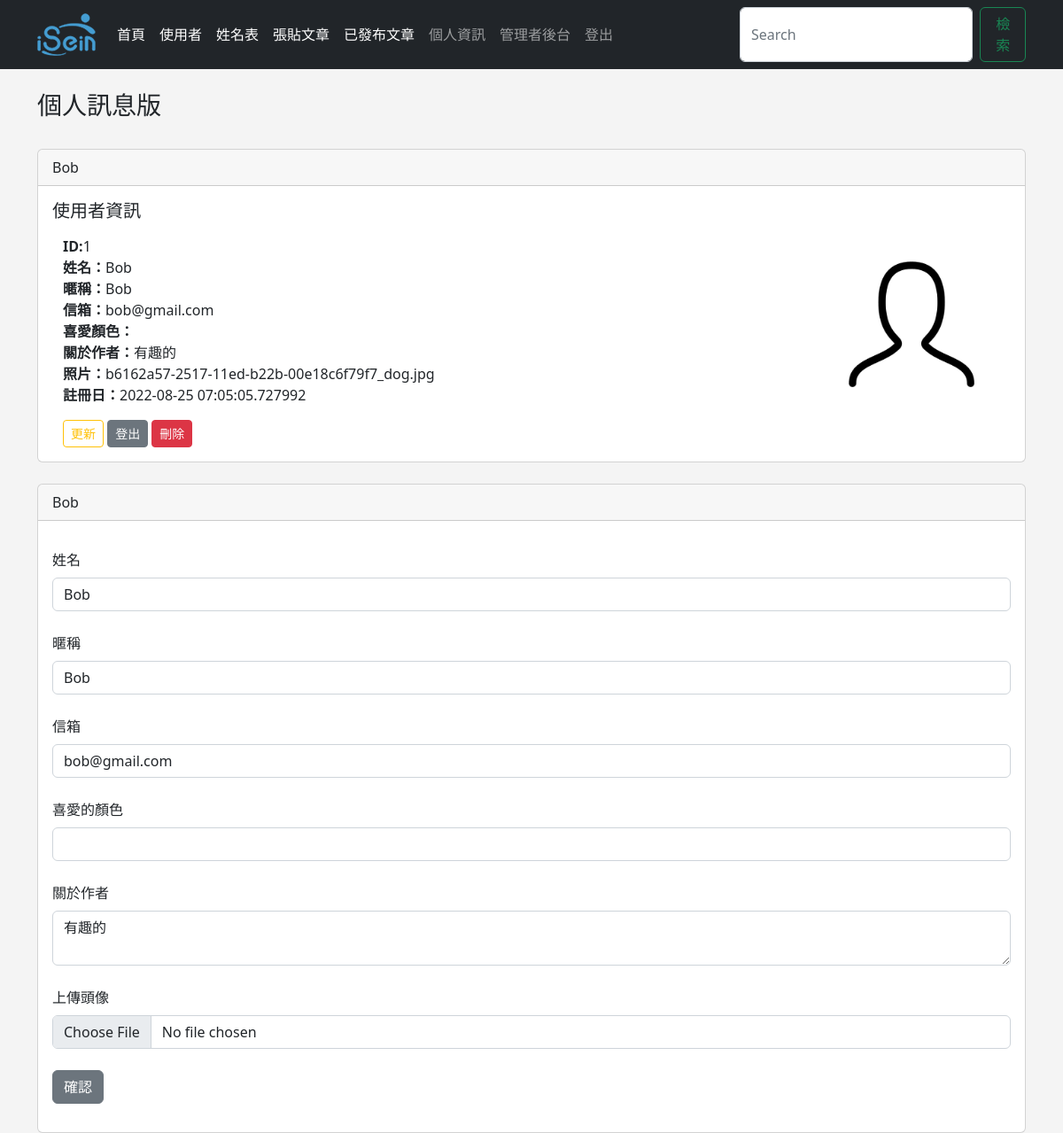
The app's page /dashboard (signed in) with its own data.
### app.py (models this page shows, shortened)
class Users(db.Model, UserMixin):
    id = db.Column(db.Integer, primary_key=True)
    username = db.Column(db.String(20), nullable=False)
    name = db.Column(db.String(200), nullable=False)
    email = db.Column(db.String(200), nullable=False, unique=True)
    favorite_color = db.Column(db.String(120))
    about_author = db.Column(db.Text())
    password_hash = db.Column(db.String(128))
    date_added = db.Column(db.DateTime, default=datetime.utcnow)
    posts = db.relationship('Posts', backref="poster")
    profile_pic = db.Column(db.String(256))
    @property
    def password(self):
        raise AttributeError("哈希屬性不可讀取！")

### app.py (the view)
@app.route('/dashboard', methods=['GET', 'POST'])
@login_required
def dashboard():
    form = UserForm()
    id = current_user.id
    name_to_update = Users.query.get_or_404(id)
    if request.method == 'POST':
        name_to_update.name=request.form['name']
        name_to_update.email=request.form['email']
        name_to_update.favorite_color=request.form['favorite_color']
        name_to_update.username=request.form['username']
        name_to_update.about_author=request.form['about_author']
        name_to_update.profile_pic = request.files['profile_pic']
        pic_filename = secure_filename(name_to_update.profile_pic.filename)
        pic_name = str(uuid.uuid1()) + "_" + pic_filename
        name_to_update.profile_pic.save(os.path.join(app.config['UPLOAD_FOLDER'], pic_name))
        name_to_update.profile_pic = pic_name
        try:
            db.session.commit()
            flash('使用者已成功更新')
            return render_template('dashboard.html',
                form=form,
                name_to_update=name_to_update)
        except:
            flash("看來有些問題，請再試試！")
            return render_template("dashboard.html",
                form=form,
                name_to_update=name_to_update)
    else:
        return render_template("dashboard.html",
            form=form,
            name_to_update=name_to_update,
            id=id)

### webforms.py
class UserForm(FlaskForm):
    name = StringField("姓名", validators=[DataRequired()])
    username = StringField("暱稱")
    email = StringField("信箱", validators=[DataRequired()])
    favorite_color = StringField("喜愛的顏色")
    about_author = TextAreaField("關於作者")
    password_hash = PasswordField('請輸入密碼',
        validators=[DataRequired(),
        EqualTo('password_hash2', message='密碼必須匹配')])
    password_hash2 = PasswordField('請再次輸入密碼', validators=[DataRequired()])
    profile_pic = FileField("上傳頭像")
    submit = SubmitField("確認")

class SearchForm(FlaskForm):
    searched = StringField('Searched', validators=[DataRequired()])
    submit = SubmitField("確認")

### app.py (called while the page is built)
@login_manager.user_loader
def load_user(user_id):
    return Users.query.get(int(user_id))

@app.context_processor
def base():
    form = SearchForm()
    return dict(form=form)

### templates/dashboard.html (shortened to what this page needs)
{% extends 'base.html' %}
{% block content %}
    <h3>個人訊息版</h3>
    <br/>
    <div class="card">
        <div class="card-header">
            {{ current_user.name }}
        </div>
        <div class="card-body">
          <h5 class="card-title">使用者資訊</h5>
          <p class="card-text">
            <div class="container">
              <div class="row">
                <div class="col-8">
                  <strong>ID:</strong>{{ current_user.id }}<br/>
                  <strong>姓名：</strong>{{ current_user.name }}<br/>
                  <strong>暱稱：</strong>{{ current_user.username }}<br/>
                  <strong>信箱：</strong>{{ current_user.email }}<br/>
                  <strong>喜愛顏色：</strong>{{ current_user.favorite_color }}<br/>
                  <strong>關於作者：</strong>{{ current_user.about_author }}<br/>
                  <strong>照片：</strong>{{ current_user.profile_pic }}<br/>
                  <strong>註冊日：</strong>{{ current_user.date_added }}<br/>
          </p>
                  <a href="{{ url_for('update', id=current_user.id) }}" class="btn btn-outline-warning btn-sm">更新</a>
                  <a href="{{ url_for('logout') }}" class="btn btn-secondary btn-sm">登出</a>
                  <a href="{{ url_for('delete', id=current_user.id) }}" class="btn btn-danger btn-sm">刪除</a>
                </div>
                <br/><br/>
                <div class="col-4">
                  <img src="{{ url_for('static', filename='images/person1.png') }}" width="200" align="right">
                </div>
              </div>
            </div>
<br/>
    <div class="card">
      <div class="card-header">
        {{ current_user.name }}
      </div>
      <div class="card-body">
        <p class="card-text">
          <form action='/dashboard' method="POST" enctype="multipart/form-data">
            {{ form.name.label(class="form-label") }}
            {{ form.name(class="form-control", value=name_to_update.name) }}
            <br/>
            {{ form.username.label(class="form-label") }}
            {{ form.username(class="form-control", value=name_to_update.username) }}
            <br/>
            {{ form.email.label(class="form-label") }}
            {{ form.email(class="form-control", value=name_to_update.email) }}
            <br/>
            {{ form.favorite_color.label(class="form-label") }}
            {{ form.favorite_color(class="form-control", value=name_to_update.favorite_color) }}
            <br/>
            {{ form.about_author.label(class="form-label") }}
            <textarea name="about_author" class="form-control">{{ name_to_update.about_author }}</textarea>
            <br/>
            {{ form.profile_pic.label(class="form-label") }}
            {{ form.profile_pic(class="form-control", value=name_to_update.profile_pic) }}
            <br/>
            {{ form.submit(class="btn btn-secondary") }}
          </form>
        </p>
      </div>
    </div>
{% endblock %}

### static/css/style.css (style rules this page uses)
body { background: #f4f4f4f0; }

### records on screen
Users: name "Bob", id "1", username "Bob", email "bob@gmail.com", about_author "有趣的", profile_pic "b6162a57-2517-11ed-b22b-00e18c6f79f7_dog.jpg", date_added "2022-08-25 07:05:05.727992"
